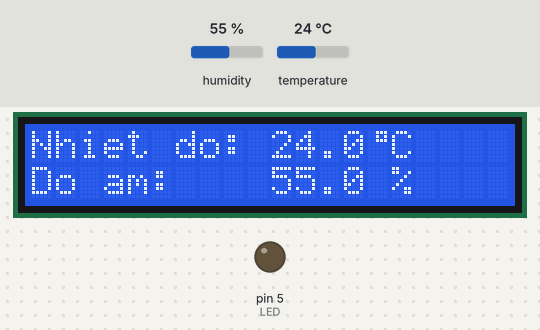
Bench run of a sketch on a simulated Arduino Uno, built with avr-gcc and run on an emulated ATmega328P. Parts: 20×2 character LCD, output pins drawn as LEDs (lit = HIGH). The test bench sets the inputs (shaded band); at power-on: humidity 55 %, temperature 24 °C. What the sketch prints to the serial monitor is not drawn.

Above: at 5.8 s.
5.9 s: humidity set to 22 %
At 11.2 s:
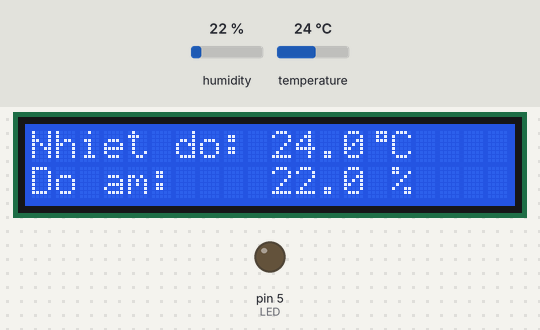
11.8 s: temperature set to 12 °C
At 16.2 s:
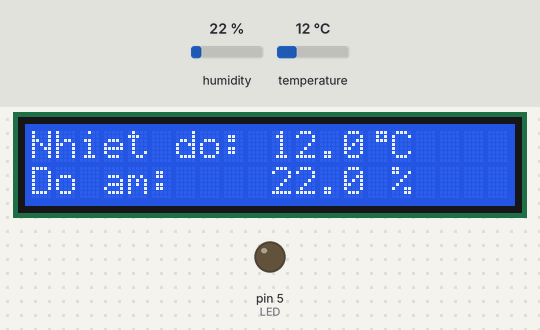
16.9 s: humidity set to 40 %
At 21.2 s:
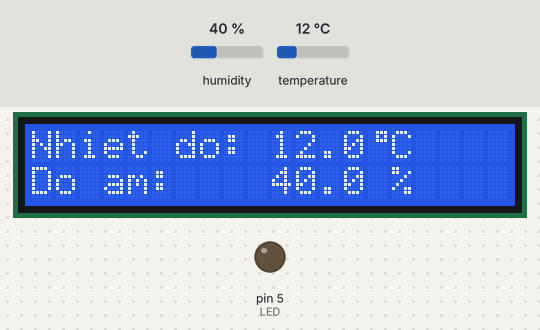
22.1 s: temperature set to 19 °C
At 26.2 s:
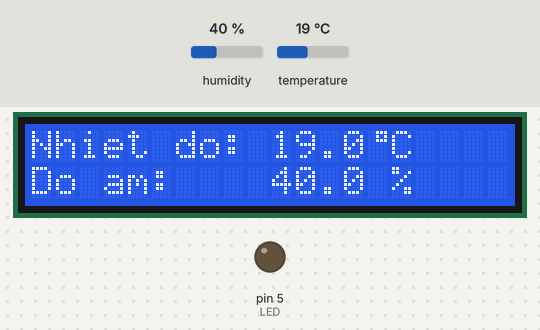
Timing chart, 0 to 27.7 s (numbered marks = the images above; inputs shaded):
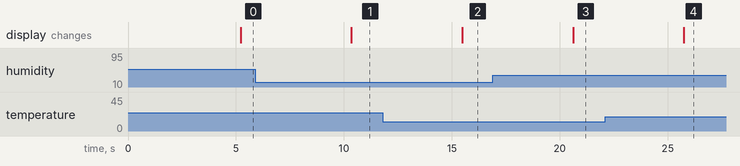

Measured:
- after the input at 5.9 s, the display: changes after 4.5 s (image 1)
- after the input at 11.8 s, the display: changes after 3.7 s (image 2)
- after the input at 16.9 s, the display: changes after 3.7 s (image 3)
- after the input at 22.1 s, the display: changes after 3.6 s (image 4)

The sketch:

mcu.ino
```cpp
#include <DHT.h>
#include <Wire.h>
#include <LiquidCrystal_I2C.h>


#define LED 5
#define DHT_PIN 4

const int DHTTYPE = DHT22;

LiquidCrystal_I2C lcd(0x27, 20, 2);
DHT dht(DHT_PIN, DHTTYPE);
byte customChar[] = {
  B00111,
  B00101,
  B00111,
  B00000,
  B00000,
  B00000,
  B00000,
  B00000
};

float temp = 0;
float humi = 0;
String data;
String received;
String value;
int counter = 0;


void setup() {
  pinMode(LED, OUTPUT);
  dht.begin();
  lcd.begin();
  lcd.backlight();
  lcd.print("Nhiet do: ");
  lcd.setCursor(0, 1);
  lcd.print("Do am: ");
  Serial.begin(115200);
  lcd.createChar(0, customChar);
  lcd.home();
  digitalWrite(LED, 0);
}

void sensorDHT(float &temp, float &humi) {
  temp = dht.readTemperature();
  humi = dht.readHumidity();
}

void setupLCD(float temp, float humi) {
  if (isnan(temp) || isnan(humi)) {
    return;
  }
  else {
    lcd.setCursor(10, 0);
    lcd.print(String(temp, 1));
    lcd.write(0);
    lcd.print("C");

    lcd.setCursor(10, 1);
    lcd.print(String(humi, 1));
    lcd.print(" %");
  }
}

void uartTX(String &data, String &received, String &value) {
  if (Serial.available() > 0) {
    data = Serial.readStringUntil('#');
    int index = data.indexOf(':');
    received = data.substring(1, index);
    value = data.substring(index + 1, data.length());
    // Serial.println(received);
    // Serial.println(value);
    if (received == "LED") {
      if (value == "1") {
        digitalWrite(LED, 1);
      } else {
        digitalWrite(LED, 0);
      }
    }
  }
}

void uartRX(float &temp, float &humi) {
  Serial.print("!TEMP:");
  Serial.print(String(temp, 1));
  Serial.print(":HUMI:");
  Serial.print(String(humi, 1));
  Serial.print("#");
  Serial.println();
}

void loop() {
  counter += 1;
  if (counter == 5000){
    counter = 0;
    sensorDHT(temp, humi);
    setupLCD(temp, humi);
    uartRX(temp, humi);
  }
  uartTX(data, received, value);
  delay(1);
}
```
